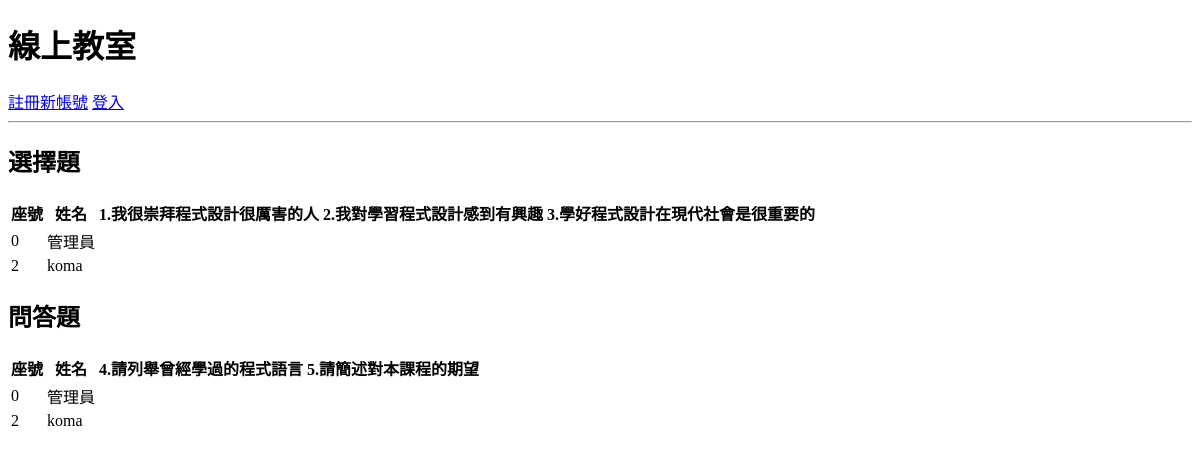
The app's page /teacher/questionary/6, older data.
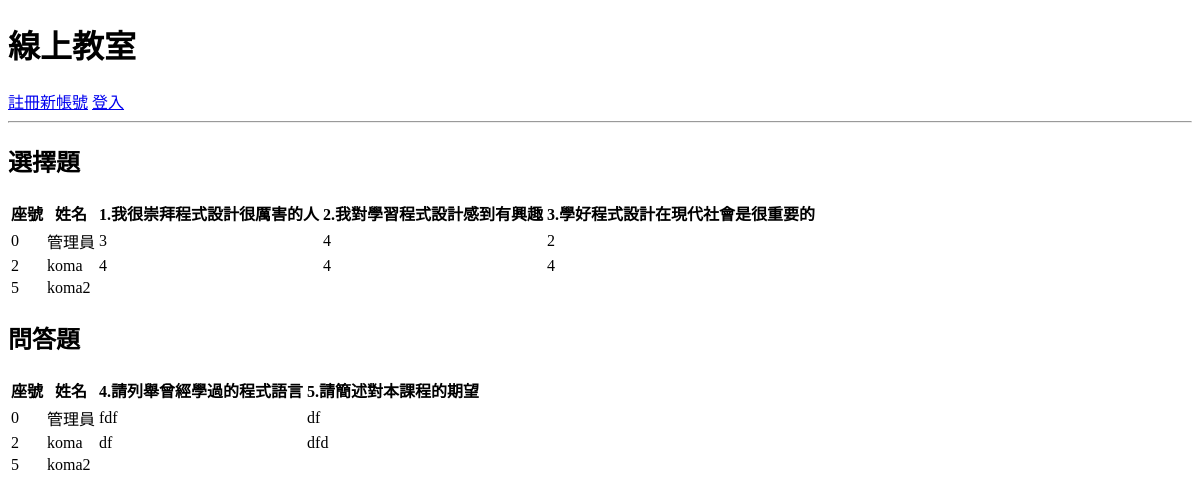
The same page, newer data.
### student/models.py (models this page shows, shortened)
class Enroll(models.Model):
    student_id = models.IntegerField(default=0)
    classroom_id = models.IntegerField(default=0)
    seat = models.IntegerField(default=0)

### account/models.py (models this page shows)
class Questionary(models.Model):
    user_id = models.IntegerField(default=0)
    q1 = models.IntegerField(default=0)
    q2 = models.IntegerField(default=0)
    q3 = models.IntegerField(default=0)
    t1 = models.TextField(default='')
    t2 = models.TextField(default='')

### teacher/views.py (the view)
# urls.py: path('questionary/<int:classroom_id>', views.QuestionaryView.as_view()),
class QuestionaryView(TemplateView):
    template_name = 'teacher/questionary_result.html'
    def get_context_data(self, **kwargs):
        context = super(QuestionaryView, self).get_context_data(**kwargs)
        enrolls = Enroll.objects.filter(classroom_id=self.kwargs['classroom_id']).order_by("seat")
        student_ids = list(map(lambda a: a.student_id, enrolls))
        questionaries = Questionary.objects.filter(user_id__in=student_ids)
        questionary_dict = dict((f.user_id, f) for f in questionaries)
        queryset = []
        for enroll in enrolls:
            if enroll.student_id in questionary_dict:
                queryset.append([enroll, questionary_dict[enroll.student_id]])
            else :
                queryset.append([enroll, None])
        context['queryset'] = queryset
        return context

### account/templatetags/tag.py (called while the page is built)
@register.filter(takes_context=True)
def realname(user_id):
    try:
        user = User.objects.get(id=user_id)
        return user.first_name
    except :
        pass
    return ""

### teacher/templates/teacher/questionary_result.html
{% extends "base.html" %}
{% load tag %}
{% block content %}
<h2>選擇題</h2>
<table>
  <tr>
  <th>座號</th>
  <th>姓名</th>
  <th>1.我很崇拜程式設計很厲害的人 </th>
  <th>2.我對學習程式設計感到有興趣</th>
  <th>3.學好程式設計在現代社會是很重要的</th>
  </tr>
{% for enroll, questionary in queryset %}
  <tr>
  <td>{{enroll.seat}}</td>
  <td>{{enroll.student_id|realname}}</td>
  <td>{% if questionary %}{{questionary.q1}}{% endif %}</td>
  <td>{% if questionary %}{{questionary.q2}}{% endif %}</td>
  <td>{% if questionary %}{{questionary.q3}}{% endif %}</td>
  </tr>
{% endfor %}
</table>
<h2>問答題</h2>
<table>
  <tr>
  <th>座號</th>
  <th>姓名</th>
  <th>4.請列舉曾經學過的程式語言</th>
  <th>5.請簡述對本課程的期望</th>
  </tr>
  {% for enroll, questionary in queryset %}
  <tr>
    <td>{{enroll.seat}}</td>
    <td>{{enroll.student_id|realname}}</td>
    <td>{% if questionary %}{{questionary.t1}}{% endif %}</td>
    <td>{% if questionary %}{{questionary.t2}}{% endif %}</td>
  </tr>
  {% endfor %}
</table>
{% endblock %}

### templates/base.html (shortened to what this page needs)
<!DOCTYPE html>
{% load tag %}
<html>
<head>
</head>
<body>
    <h1>線上教室</h1>
    {% if user.is_authenticated %}
    <a href="/account/dashboard">訊息</a>
    {% if not user.id|questionary_exists %}
    <a href="/account/questionary/{{user.id}}/create">問卷</a>
    {% else %}
    <a href="/account/questionary/{{user.id}}/update">問卷</a>
    {% endif %}
    <a href="/student/classroom">班級</a>
    <a href="/account/user/{{user.id}}">檔案</a>
    {% if user|teacher_group %}
    <a href="/teacher/classroom">教師</a>
    {% endif %}
    {% if user.is_superuser %}
    <a href="/account/user">帳號</a>
    {% endif %}
    {{ user.first_name }}
    <a href="/account/logout">登出</a>
    {% else %}
    <a href="/account/user/create">註冊新帳號</a>
    <a href="/account/login">登入</a>
    {% endif %}
    <hr>
{% block content %}
{% endblock %}
</body>
</html>

Row changes from the older to the newer data that the page shows:
shown differently, row unchanged: Enroll "管理員": q1 (not shown) → "3"; q2 (not shown) → "4"; q3 (not shown) → "2"; t1 (not shown) → "fdf"; t2 (not shown) → "df"
shown differently, row unchanged: Enroll "koma": q1 (not shown) → "4"; q2 (not shown) → "4"; q3 (not shown) → "4"; t1 (not shown) → "df"; t2 (not shown) → "dfd"
added Enroll: seat "5", student_id|realname "koma2"
